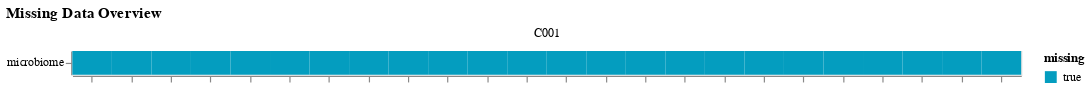
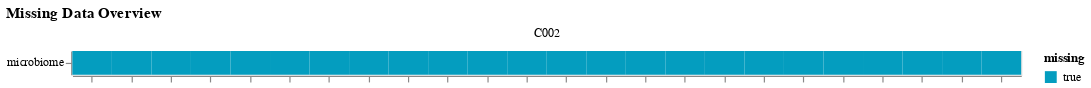
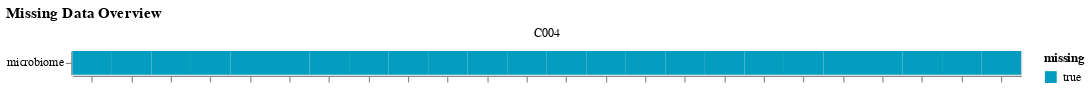
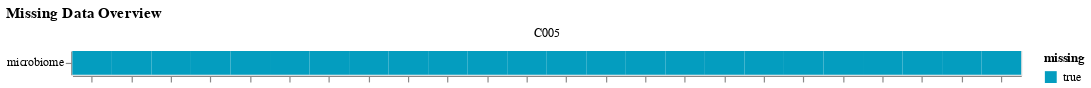

The cell these charts' notebook holds for them, in order:
### Code cell
model = CORE(device="cuda")
model.fit(
    n_factors=2,
    data=data,
    likelihoods={"microbiome": "Normal"},
    factor_prior="GP",
    weight_prior="ARD_Spike_and_Slab",
    covariates_obs_key="month",
    lr=0.005,
    early_stopper_patience=500,
    print_every=100,
    center_groups=True,
    scale_views=False,
    scale_groups=True,
    max_epochs=10000,
    save=True,
    save_path="trained_model",
    init_factors="random",
    init_scale=0.1,
)

### Figure 1 — Vega specification as saved in the notebook (floating-point values rounded to 4 significant figures)
{"$schema": "https://vega.github.io/schema/vega/v5.json", "data": [{"name": "source_0", "values": [{"view": "microbiome", "group": "C001", "obs_name": "C001_0", "missing": true}, {"view": "microbiome", "group": "C001", "obs_name": "C001_1", "missing": true}, {"view": "microbiome", "group": "C001", "obs_name": "C001_10", "missing": true}, {"view": "microbiome", "group": "C001", "obs_name": "C001_11", "missing": true}, {"view": "microbiome", "group": "C001", "obs_name": "C001_12", "missing": true}, {"view": "microbiome", "group": "C001", "obs_name": "C001_13", "missing": true}, {"view": "microbiome", "group": "C001", "obs_name": "C001_14", "missing": true}, {"view": "microbiome", "group": "C001", "obs_name": "C001_15", "missing": true}, {"view": "microbiome", "group": "C001", "obs_name": "C001_16", "missing": true}, {"view": "microbiome", "group": "C001", "obs_name": "C001_17", "missing": true}, {"view": "microbiome", "group": "C001", "obs_name": "C001_18", "missing": true}, {"view": "microbiome", "group": "C001", "obs_name": "C001_19", "missing": true}, {"view": "microbiome", "group": "C001", "obs_name": "C001_2", "missing": true}, {"view": "microbiome", "group": "C001", "obs_name": "C001_20", "missing": true}, {"view": "microbiome", "group": "C001", "obs_name": "C001_21", "missing": true}, {"view": "microbiome", "group": "C001", "obs_name": "C001_22", "missing": true}, {"view": "microbiome", "group": "C001", "obs_name": "C001_24", "missing": true}, {"view": "microbiome", "group": "C001", "obs_name": "C001_3", "missing": true}, {"view": "microbiome", "group": "C001", "obs_name": "C001_4", "missing": true}, {"view": "microbiome", "group": "C001", "obs_name": "C001_5", "missing": true}, {"view": "microbiome", "group": "C001", "obs_name": "C001_6", "missing": true}, {"view": "microbiome", "group": "C001", "obs_name": "C001_7", "missing": true}, {"view": "microbiome", "group": "C001", "obs_name": "C001_8", "missing": true}, {"view": "microbiome", "group": "C001", "obs_name": "C001_9", "missing": true}]}, {"name": "facet_domain", "values": [{"group": "C001", "count": 24}]}, {"name": "facet_domain_row", "values": [{"data": 0.0}]}, {"name": "facet_domain_column", "transform": [{"type": "sequence", "start": 0.0, "stop": {"signal": "min(length(data(\"facet_domain\")), 3)"}}]}, {"name": "source_0_x_domain_obs_name", "values": [{"obs_name": "C001_0"}, {"obs_name": "C001_1"}, {"obs_name": "C001_10"}, {"obs_name": "C001_11"}, {"obs_name": "C001_12"}, {"obs_name": "C001_13"}, {"obs_name": "C001_14"}, {"obs_name": "C001_15"}, {"obs_name": "C001_16"}, {"obs_name": "C001_17"}, {"obs_name": "C001_18"}, {"obs_name": "C001_19"}, {"obs_name": "C001_2"}, {"obs_name": "C001_20"}, {"obs_name": "C001_21"}, {"obs_name": "C001_22"}, {"obs_name": "C001_24"}, {"obs_name": "C001_3"}, {"obs_name": "C001_4"}, {"obs_name": "C001_5"}, {"obs_name": "C001_6"}, {"obs_name": "C001_7"}, {"obs_name": "C001_8"}, {"obs_name": "C001_9"}]}, {"name": "source_0_y_domain_view", "values": [{"view": "microbiome"}]}, {"name": "source_0_color_domain_missing", "values": [{"missing": true}]}], "signals": [{"name": "child_width", "value": 800}, {"name": "y_step", "value": 20}, {"name": "child_height", "update": "bandspace(domain('y').length, 0, 0) * y_step"}], "marks": [{"type": "group", "name": "row_header", "from": {"data": "facet_domain_row"}, "encode": {"update": {"height": {"signal": "child_height"}}}, "axes": [{"scale": "y", "orient": "left", "zindex": 1, "grid": false}], "role": "row-header"}, {"type": "group", "name": "column_footer", "from": {"data": "facet_domain_column"}, "encode": {"update": {"width": {"signal": "child_width"}}}, "axes": [{"scale": "x", "labels": false, "orient": "bottom", "labelAlign": "right", "grid": false, "labelBaseline": "middle", "labelAngle": 270, "zindex": 1}], "role": "column-footer"}, {"type": "group", "name": "cell", "from": {"facet": {"data": "source_0", "name": "facet", "groupby": ["group"]}}, "sort": {"field": ["datum[\"group\"]"], "order": ["ascending"]}, "encode": {"update": {"width": {"signal": "child_width"}, "height": {"signal": "child_height"}}}, "marks": [{"type": "rect", "name": "child_marks", "from": {"data": "facet"}, "encode": {"update": {"x": {"field": "obs_name", "scale": "x"}, "fill": {"field": "missing", "scale": "color"}, "width": {"signal": "max(0.25, bandwidth('x'))"}, "height": {"signal": "max(0.25, bandwidth('y'))"}, "y": {"field": "view", "scale": "y"}}}, "style": ["rect"]}], "title": {"text": {"signal": "isValid(parent[\"group\"]) ? parent[\"group\"] : \"\"+parent[\"group\"]"}, "frame": "group", "style": "guide-label", "offset": 10}, "style": "cell"}], "scales": [{"name": "x", "type": "band", "domain": {"data": "source_0_x_domain_obs_name", "field": "obs_name", "sort": true}, "range": [0, {"signal": "child_width"}], "paddingOuter": 0, "paddingInner": 0}, {"name": "y", "type": "band", "domain": {"data": "source_0_y_domain_view", "field": "view", "sort": true}, "range": {"step": {"signal": "y_step"}}, "paddingInner": 0, "paddingOuter": 0}, {"name": "color", "type": "ordinal", "domain": {"data": "source_0_color_domain_missing", "field": "missing", "sort": true}, "range": ["#049DBF", "#023373"]}], "title": {"text": "Missing Data Overview", "anchor": "start"}, "legends": [{"fill": "color", "symbolType": "square", "title": "missing"}], "layout": {"padding": 20, "bounds": "full", "align": "all", "columns": 3}, "background": "white", "padding": 5}

### Figure 2 — Vega specification as saved in the notebook (floating-point values rounded to 4 significant figures)
{"$schema": "https://vega.github.io/schema/vega/v5.json", "data": [{"name": "source_0", "values": [{"view": "microbiome", "group": "C002", "obs_name": "C002_0", "missing": true}, {"view": "microbiome", "group": "C002", "obs_name": "C002_1", "missing": true}, {"view": "microbiome", "group": "C002", "obs_name": "C002_10", "missing": true}, {"view": "microbiome", "group": "C002", "obs_name": "C002_11", "missing": true}, {"view": "microbiome", "group": "C002", "obs_name": "C002_12", "missing": true}, {"view": "microbiome", "group": "C002", "obs_name": "C002_13", "missing": true}, {"view": "microbiome", "group": "C002", "obs_name": "C002_14", "missing": true}, {"view": "microbiome", "group": "C002", "obs_name": "C002_15", "missing": true}, {"view": "microbiome", "group": "C002", "obs_name": "C002_16", "missing": true}, {"view": "microbiome", "group": "C002", "obs_name": "C002_17", "missing": true}, {"view": "microbiome", "group": "C002", "obs_name": "C002_18", "missing": true}, {"view": "microbiome", "group": "C002", "obs_name": "C002_19", "missing": true}, {"view": "microbiome", "group": "C002", "obs_name": "C002_2", "missing": true}, {"view": "microbiome", "group": "C002", "obs_name": "C002_20", "missing": true}, {"view": "microbiome", "group": "C002", "obs_name": "C002_21", "missing": true}, {"view": "microbiome", "group": "C002", "obs_name": "C002_22", "missing": true}, {"view": "microbiome", "group": "C002", "obs_name": "C002_24", "missing": true}, {"view": "microbiome", "group": "C002", "obs_name": "C002_3", "missing": true}, {"view": "microbiome", "group": "C002", "obs_name": "C002_4", "missing": true}, {"view": "microbiome", "group": "C002", "obs_name": "C002_5", "missing": true}, {"view": "microbiome", "group": "C002", "obs_name": "C002_6", "missing": true}, {"view": "microbiome", "group": "C002", "obs_name": "C002_7", "missing": true}, {"view": "microbiome", "group": "C002", "obs_name": "C002_8", "missing": true}, {"view": "microbiome", "group": "C002", "obs_name": "C002_9", "missing": true}]}, {"name": "facet_domain", "values": [{"group": "C002", "count": 24}]}, {"name": "facet_domain_row", "values": [{"data": 0.0}]}, {"name": "facet_domain_column", "transform": [{"type": "sequence", "start": 0.0, "stop": {"signal": "min(length(data(\"facet_domain\")), 3)"}}]}, {"name": "source_0_x_domain_obs_name", "values": [{"obs_name": "C002_0"}, {"obs_name": "C002_1"}, {"obs_name": "C002_10"}, {"obs_name": "C002_11"}, {"obs_name": "C002_12"}, {"obs_name": "C002_13"}, {"obs_name": "C002_14"}, {"obs_name": "C002_15"}, {"obs_name": "C002_16"}, {"obs_name": "C002_17"}, {"obs_name": "C002_18"}, {"obs_name": "C002_19"}, {"obs_name": "C002_2"}, {"obs_name": "C002_20"}, {"obs_name": "C002_21"}, {"obs_name": "C002_22"}, {"obs_name": "C002_24"}, {"obs_name": "C002_3"}, {"obs_name": "C002_4"}, {"obs_name": "C002_5"}, {"obs_name": "C002_6"}, {"obs_name": "C002_7"}, {"obs_name": "C002_8"}, {"obs_name": "C002_9"}]}, {"name": "source_0_y_domain_view", "values": [{"view": "microbiome"}]}, {"name": "source_0_color_domain_missing", "values": [{"missing": true}]}], "signals": [{"name": "child_width", "value": 800}, {"name": "y_step", "value": 20}, {"name": "child_height", "update": "bandspace(domain('y').length, 0, 0) * y_step"}], "marks": [{"type": "group", "name": "row_header", "from": {"data": "facet_domain_row"}, "encode": {"update": {"height": {"signal": "child_height"}}}, "axes": [{"scale": "y", "zindex": 1, "orient": "left", "grid": false}], "role": "row-header"}, {"type": "group", "name": "column_footer", "from": {"data": "facet_domain_column"}, "encode": {"update": {"width": {"signal": "child_width"}}}, "axes": [{"scale": "x", "labels": false, "labelAngle": 270, "labelBaseline": "middle", "zindex": 1, "labelAlign": "right", "orient": "bottom", "grid": false}], "role": "column-footer"}, {"type": "group", "name": "cell", "from": {"facet": {"data": "source_0", "name": "facet", "groupby": ["group"]}}, "sort": {"field": ["datum[\"group\"]"], "order": ["ascending"]}, "encode": {"update": {"width": {"signal": "child_width"}, "height": {"signal": "child_height"}}}, "marks": [{"type": "rect", "name": "child_marks", "from": {"data": "facet"}, "encode": {"update": {"width": {"signal": "max(0.25, bandwidth('x'))"}, "x": {"field": "obs_name", "scale": "x"}, "fill": {"field": "missing", "scale": "color"}, "y": {"field": "view", "scale": "y"}, "height": {"signal": "max(0.25, bandwidth('y'))"}}}, "style": ["rect"]}], "title": {"text": {"signal": "isValid(parent[\"group\"]) ? parent[\"group\"] : \"\"+parent[\"group\"]"}, "frame": "group", "offset": 10, "style": "guide-label"}, "style": "cell"}], "scales": [{"name": "x", "type": "band", "domain": {"data": "source_0_x_domain_obs_name", "field": "obs_name", "sort": true}, "range": [0, {"signal": "child_width"}], "paddingOuter": 0, "paddingInner": 0}, {"name": "y", "type": "band", "domain": {"data": "source_0_y_domain_view", "field": "view", "sort": true}, "range": {"step": {"signal": "y_step"}}, "paddingInner": 0, "paddingOuter": 0}, {"name": "color", "type": "ordinal", "domain": {"data": "source_0_color_domain_missing", "field": "missing", "sort": true}, "range": ["#049DBF", "#023373"]}], "title": {"text": "Missing Data Overview", "anchor": "start"}, "legends": [{"fill": "color", "symbolType": "square", "title": "missing"}], "layout": {"padding": 20, "bounds": "full", "align": "all", "columns": 3}, "padding": 5, "background": "white"}

### Figure 3 — Vega specification as saved in the notebook (floating-point values rounded to 4 significant figures)
{"$schema": "https://vega.github.io/schema/vega/v5.json", "data": [{"name": "source_0", "values": [{"view": "microbiome", "group": "C004", "obs_name": "C004_0", "missing": true}, {"view": "microbiome", "group": "C004", "obs_name": "C004_1", "missing": true}, {"view": "microbiome", "group": "C004", "obs_name": "C004_10", "missing": true}, {"view": "microbiome", "group": "C004", "obs_name": "C004_11", "missing": true}, {"view": "microbiome", "group": "C004", "obs_name": "C004_12", "missing": true}, {"view": "microbiome", "group": "C004", "obs_name": "C004_13", "missing": true}, {"view": "microbiome", "group": "C004", "obs_name": "C004_14", "missing": true}, {"view": "microbiome", "group": "C004", "obs_name": "C004_15", "missing": true}, {"view": "microbiome", "group": "C004", "obs_name": "C004_16", "missing": true}, {"view": "microbiome", "group": "C004", "obs_name": "C004_17", "missing": true}, {"view": "microbiome", "group": "C004", "obs_name": "C004_18", "missing": true}, {"view": "microbiome", "group": "C004", "obs_name": "C004_19", "missing": true}, {"view": "microbiome", "group": "C004", "obs_name": "C004_2", "missing": true}, {"view": "microbiome", "group": "C004", "obs_name": "C004_20", "missing": true}, {"view": "microbiome", "group": "C004", "obs_name": "C004_21", "missing": true}, {"view": "microbiome", "group": "C004", "obs_name": "C004_22", "missing": true}, {"view": "microbiome", "group": "C004", "obs_name": "C004_24", "missing": true}, {"view": "microbiome", "group": "C004", "obs_name": "C004_3", "missing": true}, {"view": "microbiome", "group": "C004", "obs_name": "C004_4", "missing": true}, {"view": "microbiome", "group": "C004", "obs_name": "C004_5", "missing": true}, {"view": "microbiome", "group": "C004", "obs_name": "C004_6", "missing": true}, {"view": "microbiome", "group": "C004", "obs_name": "C004_7", "missing": true}, {"view": "microbiome", "group": "C004", "obs_name": "C004_8", "missing": true}, {"view": "microbiome", "group": "C004", "obs_name": "C004_9", "missing": true}]}, {"name": "facet_domain", "values": [{"group": "C004", "count": 24}]}, {"name": "facet_domain_row", "values": [{"data": 0.0}]}, {"name": "facet_domain_column", "transform": [{"type": "sequence", "start": 0.0, "stop": {"signal": "min(length(data(\"facet_domain\")), 3)"}}]}, {"name": "source_0_x_domain_obs_name", "values": [{"obs_name": "C004_0"}, {"obs_name": "C004_1"}, {"obs_name": "C004_10"}, {"obs_name": "C004_11"}, {"obs_name": "C004_12"}, {"obs_name": "C004_13"}, {"obs_name": "C004_14"}, {"obs_name": "C004_15"}, {"obs_name": "C004_16"}, {"obs_name": "C004_17"}, {"obs_name": "C004_18"}, {"obs_name": "C004_19"}, {"obs_name": "C004_2"}, {"obs_name": "C004_20"}, {"obs_name": "C004_21"}, {"obs_name": "C004_22"}, {"obs_name": "C004_24"}, {"obs_name": "C004_3"}, {"obs_name": "C004_4"}, {"obs_name": "C004_5"}, {"obs_name": "C004_6"}, {"obs_name": "C004_7"}, {"obs_name": "C004_8"}, {"obs_name": "C004_9"}]}, {"name": "source_0_y_domain_view", "values": [{"view": "microbiome"}]}, {"name": "source_0_color_domain_missing", "values": [{"missing": true}]}], "signals": [{"name": "child_width", "value": 800}, {"name": "y_step", "value": 20}, {"name": "child_height", "update": "bandspace(domain('y').length, 0, 0) * y_step"}], "marks": [{"type": "group", "name": "row_header", "from": {"data": "facet_domain_row"}, "encode": {"update": {"height": {"signal": "child_height"}}}, "axes": [{"scale": "y", "grid": false, "orient": "left", "zindex": 1}], "role": "row-header"}, {"type": "group", "name": "column_footer", "from": {"data": "facet_domain_column"}, "encode": {"update": {"width": {"signal": "child_width"}}}, "axes": [{"scale": "x", "labelAngle": 270, "orient": "bottom", "labelBaseline": "middle", "zindex": 1, "labels": false, "grid": false, "labelAlign": "right"}], "role": "column-footer"}, {"type": "group", "name": "cell", "from": {"facet": {"data": "source_0", "name": "facet", "groupby": ["group"]}}, "sort": {"field": ["datum[\"group\"]"], "order": ["ascending"]}, "encode": {"update": {"height": {"signal": "child_height"}, "width": {"signal": "child_width"}}}, "marks": [{"type": "rect", "name": "child_marks", "from": {"data": "facet"}, "encode": {"update": {"fill": {"field": "missing", "scale": "color"}, "y": {"field": "view", "scale": "y"}, "height": {"signal": "max(0.25, bandwidth('y'))"}, "x": {"field": "obs_name", "scale": "x"}, "width": {"signal": "max(0.25, bandwidth('x'))"}}}, "style": ["rect"]}], "title": {"text": {"signal": "isValid(parent[\"group\"]) ? parent[\"group\"] : \"\"+parent[\"group\"]"}, "offset": 10, "frame": "group", "style": "guide-label"}, "style": "cell"}], "scales": [{"name": "x", "type": "band", "domain": {"data": "source_0_x_domain_obs_name", "field": "obs_name", "sort": true}, "range": [0, {"signal": "child_width"}], "paddingOuter": 0, "paddingInner": 0}, {"name": "y", "type": "band", "domain": {"data": "source_0_y_domain_view", "field": "view", "sort": true}, "range": {"step": {"signal": "y_step"}}, "paddingInner": 0, "paddingOuter": 0}, {"name": "color", "type": "ordinal", "domain": {"data": "source_0_color_domain_missing", "field": "missing", "sort": true}, "range": ["#049DBF", "#023373"]}], "title": {"text": "Missing Data Overview", "anchor": "start"}, "background": "white", "layout": {"padding": 20, "bounds": "full", "align": "all", "columns": 3}, "legends": [{"fill": "color", "symbolType": "square", "title": "missing"}], "padding": 5}

### Figure 4 — Vega specification as saved in the notebook (floating-point values rounded to 4 significant figures)
{"$schema": "https://vega.github.io/schema/vega/v5.json", "data": [{"name": "source_0", "values": [{"view": "microbiome", "group": "C005", "obs_name": "C005_0", "missing": true}, {"view": "microbiome", "group": "C005", "obs_name": "C005_1", "missing": true}, {"view": "microbiome", "group": "C005", "obs_name": "C005_10", "missing": true}, {"view": "microbiome", "group": "C005", "obs_name": "C005_11", "missing": true}, {"view": "microbiome", "group": "C005", "obs_name": "C005_12", "missing": true}, {"view": "microbiome", "group": "C005", "obs_name": "C005_13", "missing": true}, {"view": "microbiome", "group": "C005", "obs_name": "C005_14", "missing": true}, {"view": "microbiome", "group": "C005", "obs_name": "C005_15", "missing": true}, {"view": "microbiome", "group": "C005", "obs_name": "C005_16", "missing": true}, {"view": "microbiome", "group": "C005", "obs_name": "C005_17", "missing": true}, {"view": "microbiome", "group": "C005", "obs_name": "C005_18", "missing": true}, {"view": "microbiome", "group": "C005", "obs_name": "C005_19", "missing": true}, {"view": "microbiome", "group": "C005", "obs_name": "C005_2", "missing": true}, {"view": "microbiome", "group": "C005", "obs_name": "C005_20", "missing": true}, {"view": "microbiome", "group": "C005", "obs_name": "C005_21", "missing": true}, {"view": "microbiome", "group": "C005", "obs_name": "C005_22", "missing": true}, {"view": "microbiome", "group": "C005", "obs_name": "C005_24", "missing": true}, {"view": "microbiome", "group": "C005", "obs_name": "C005_3", "missing": true}, {"view": "microbiome", "group": "C005", "obs_name": "C005_4", "missing": true}, {"view": "microbiome", "group": "C005", "obs_name": "C005_5", "missing": true}, {"view": "microbiome", "group": "C005", "obs_name": "C005_6", "missing": true}, {"view": "microbiome", "group": "C005", "obs_name": "C005_7", "missing": true}, {"view": "microbiome", "group": "C005", "obs_name": "C005_8", "missing": true}, {"view": "microbiome", "group": "C005", "obs_name": "C005_9", "missing": true}]}, {"name": "facet_domain", "values": [{"group": "C005", "count": 24}]}, {"name": "facet_domain_row", "values": [{"data": 0.0}]}, {"name": "facet_domain_column", "transform": [{"type": "sequence", "start": 0.0, "stop": {"signal": "min(length(data(\"facet_domain\")), 3)"}}]}, {"name": "source_0_x_domain_obs_name", "values": [{"obs_name": "C005_0"}, {"obs_name": "C005_1"}, {"obs_name": "C005_10"}, {"obs_name": "C005_11"}, {"obs_name": "C005_12"}, {"obs_name": "C005_13"}, {"obs_name": "C005_14"}, {"obs_name": "C005_15"}, {"obs_name": "C005_16"}, {"obs_name": "C005_17"}, {"obs_name": "C005_18"}, {"obs_name": "C005_19"}, {"obs_name": "C005_2"}, {"obs_name": "C005_20"}, {"obs_name": "C005_21"}, {"obs_name": "C005_22"}, {"obs_name": "C005_24"}, {"obs_name": "C005_3"}, {"obs_name": "C005_4"}, {"obs_name": "C005_5"}, {"obs_name": "C005_6"}, {"obs_name": "C005_7"}, {"obs_name": "C005_8"}, {"obs_name": "C005_9"}]}, {"name": "source_0_y_domain_view", "values": [{"view": "microbiome"}]}, {"name": "source_0_color_domain_missing", "values": [{"missing": true}]}], "signals": [{"name": "child_width", "value": 800}, {"name": "y_step", "value": 20}, {"name": "child_height", "update": "bandspace(domain('y').length, 0, 0) * y_step"}], "marks": [{"type": "group", "name": "row_header", "from": {"data": "facet_domain_row"}, "encode": {"update": {"height": {"signal": "child_height"}}}, "axes": [{"scale": "y", "zindex": 1, "orient": "left", "grid": false}], "role": "row-header"}, {"type": "group", "name": "column_footer", "from": {"data": "facet_domain_column"}, "encode": {"update": {"width": {"signal": "child_width"}}}, "axes": [{"scale": "x", "labels": false, "labelAlign": "right", "labelAngle": 270, "orient": "bottom", "zindex": 1, "labelBaseline": "middle", "grid": false}], "role": "column-footer"}, {"type": "group", "name": "cell", "from": {"facet": {"data": "source_0", "name": "facet", "groupby": ["group"]}}, "sort": {"field": ["datum[\"group\"]"], "order": ["ascending"]}, "encode": {"update": {"width": {"signal": "child_width"}, "height": {"signal": "child_height"}}}, "marks": [{"type": "rect", "name": "child_marks", "from": {"data": "facet"}, "encode": {"update": {"width": {"signal": "max(0.25, bandwidth('x'))"}, "fill": {"field": "missing", "scale": "color"}, "x": {"field": "obs_name", "scale": "x"}, "height": {"signal": "max(0.25, bandwidth('y'))"}, "y": {"field": "view", "scale": "y"}}}, "style": ["rect"]}], "title": {"text": {"signal": "isValid(parent[\"group\"]) ? parent[\"group\"] : \"\"+parent[\"group\"]"}, "frame": "group", "offset": 10, "style": "guide-label"}, "style": "cell"}], "scales": [{"name": "x", "type": "band", "domain": {"data": "source_0_x_domain_obs_name", "field": "obs_name", "sort": true}, "range": [0, {"signal": "child_width"}], "paddingInner": 0, "paddingOuter": 0}, {"name": "y", "type": "band", "domain": {"data": "source_0_y_domain_view", "field": "view", "sort": true}, "range": {"step": {"signal": "y_step"}}, "paddingInner": 0, "paddingOuter": 0}, {"name": "color", "type": "ordinal", "domain": {"data": "source_0_color_domain_missing", "field": "missing", "sort": true}, "range": ["#049DBF", "#023373"]}], "title": {"text": "Missing Data Overview", "anchor": "start"}, "padding": 5, "layout": {"padding": 20, "bounds": "full", "align": "all", "columns": 3}, "background": "white", "legends": [{"fill": "color", "symbolType": "square", "title": "missing"}]}
